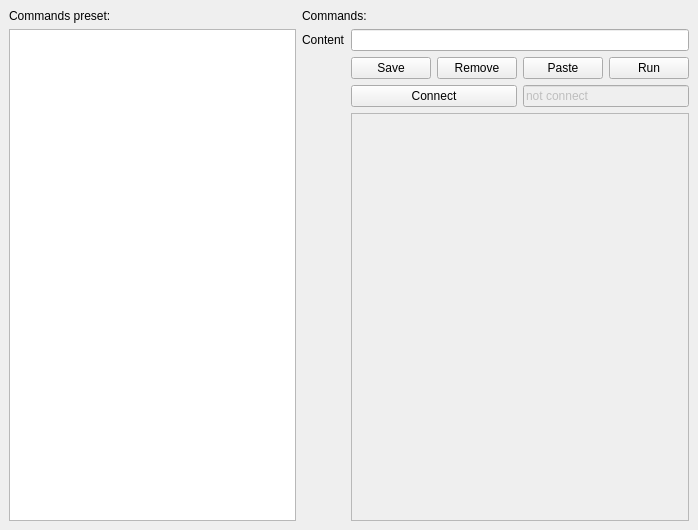
<?xml version="1.0" encoding="UTF-8"?>
<ui version="4.0">
 <class>MainWindow</class>
 <widget class="QMainWindow" name="MainWindow">
  <property name="geometry">
   <rect>
    <x>0</x>
    <y>0</y>
    <width>698</width>
    <height>530</height>
   </rect>
  </property>
  <property name="windowTitle">
   <string>MainWindow</string>
  </property>
  <widget class="QWidget" name="centralwidget">
   <layout class="QGridLayout" name="gridLayout">
    <item row="0" column="0">
     <widget class="QLabel" name="label">
      <property name="text">
       <string>Commands preset:</string>
      </property>
     </widget>
    </item>
    <item row="0" column="1" colspan="2">
     <widget class="QLabel" name="label_2">
      <property name="text">
       <string>Commands:</string>
      </property>
     </widget>
    </item>
    <item row="1" column="0" rowspan="4">
     <widget class="QListWidget" name="listWidget"/>
    </item>
    <item row="1" column="1">
     <widget class="QLabel" name="label_3">
      <property name="text">
       <string>Content</string>
      </property>
     </widget>
    </item>
    <item row="2" column="2">
     <widget class="QPushButton" name="Save">
      <property name="text">
       <string>Save</string>
      </property>
     </widget>
    </item>
    <item row="2" column="3">
     <widget class="QPushButton" name="Remove">
      <property name="text">
       <string>Remove</string>
      </property>
     </widget>
    </item>
    <item row="2" column="4">
     <widget class="QPushButton" name="Paste">
      <property name="text">
       <string>Paste</string>
      </property>
     </widget>
    </item>
    <item row="2" column="5">
     <widget class="QPushButton" name="Run">
      <property name="text">
       <string>Run</string>
      </property>
     </widget>
    </item>
    <item row="3" column="4" colspan="2">
     <widget class="QLineEdit" name="lineEdit_2">
      <property name="enabled">
       <bool>false</bool>
      </property>
      <property name="text">
       <string>not connect</string>
      </property>
     </widget>
    </item>
    <item row="3" column="2" colspan="2">
     <widget class="QPushButton" name="connect">
      <property name="text">
       <string>Connect</string>
      </property>
     </widget>
    </item>
    <item row="1" column="2" colspan="4">
     <widget class="QLineEdit" name="lineEdit"/>
    </item>
    <item row="4" column="2" colspan="4">
     <widget class="QListWidget" name="listWidget_2">
      <property name="enabled">
       <bool>false</bool>
      </property>
     </widget>
    </item>
   </layout>
  </widget>
 </widget>
 <tabstops>
  <tabstop>listWidget_2</tabstop>
  <tabstop>connect</tabstop>
  <tabstop>listWidget</tabstop>
  <tabstop>Save</tabstop>
  <tabstop>Remove</tabstop>
  <tabstop>lineEdit_2</tabstop>
  <tabstop>Paste</tabstop>
  <tabstop>Run</tabstop>
  <tabstop>lineEdit</tabstop>
 </tabstops>
 <resources/>
 <connections/>
</ui>
